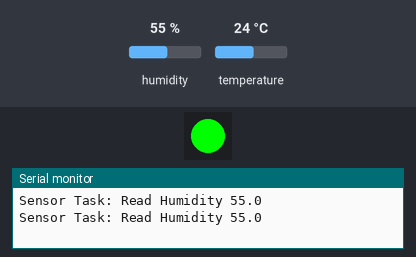
The sketch below on a simulated ESP32. On the bench: 1 RGB LEDs in strip order, left to right, the last lines printed to the serial monitor. The test bench sets the inputs (shaded band); at power-on: humidity 55 %, temperature 24 °C.

Above: at 1.2 s.
1.3 s: humidity set to 41 %
3.2 s: humidity set to 38 %
At 5.2 s:
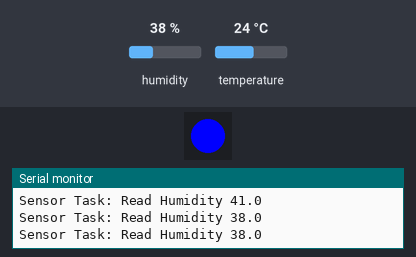
5.5 s: humidity set to 68 %
At 7.1 s:
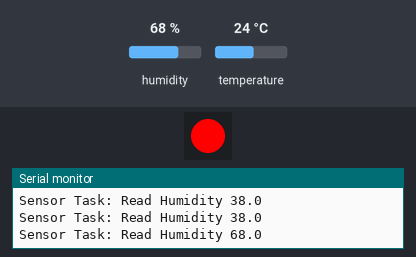
7.6 s: humidity set to 57 %
9.3 s: humidity set to 54 %
At 11.3 s:
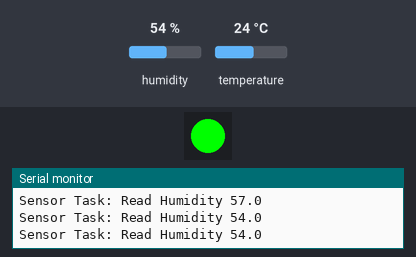
11.6 s: humidity set to 22 %
At 12.9 s:
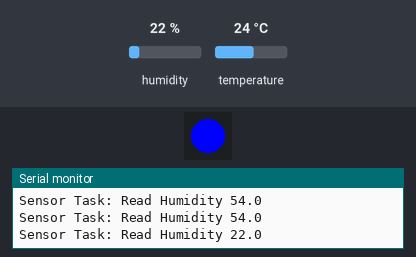
Timing chart, 0 to 14.6 s (numbered marks = the images above; inputs shaded):
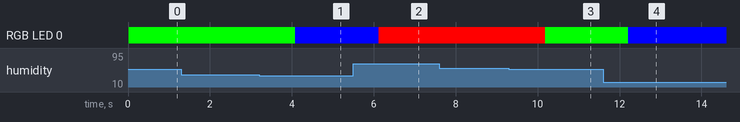

The sketch:

neo_change_with_humidity.ino
```cpp
#include <Arduino.h>
#include <DHT20.h>
#include <Adafruit_NeoPixel.h>

#define SDA_PIN GPIO_NUM_21
#define SCL_PIN GPIO_NUM_22
#define LED_PIN GPIO_NUM_0
#define NUM_LEDS 1

DHT20 DHT;
Adafruit_NeoPixel strip(NUM_LEDS, LED_PIN, NEO_GRB + NEO_KHZ800);

SemaphoreHandle_t humidityFlag;
float sharedHumidity = 0.0;

// Task 1: Read Temperature
void read_temp_task(void *pvParameters){
  while(1){
    DHT.read();
    sharedHumidity = DHT.getHumidity();

    Serial.print("Sensor Task: Read Humidity ");
    Serial.println(sharedHumidity, 1);

    // raise flag
    xSemaphoreGive(humidityFlag);

    vTaskDelay(pdMS_TO_TICKS(1000));
  }
}

// Task 2: Update Neo Led
void neo_update_task(void *pvParameters){
  strip.begin();
  strip.clear();
  strip.show();

  while(1){
    if (xSemaphoreTake(humidityFlag, portMAX_DELAY) == pdTRUE) { // wait for flag
      if (sharedHumidity < 40) {
        strip.setPixelColor(0, strip.Color(0, 0, 255)); // blue
      }
      else if (sharedHumidity >= 40 && sharedHumidity <= 55) {
        strip.setPixelColor(0, strip.Color(0, 255, 0)); // green
      }
      else {
        strip.setPixelColor(0, strip.Color(255, 0, 0)); // red
      }

      strip.show();
    }
  }
}

void setup() {
  Serial.begin(115200);
  Wire.begin(SDA_PIN, SCL_PIN);
  DHT.begin();

  humidityFlag = xSemaphoreCreateBinary();

  xTaskCreate(read_temp_task, "Sensor Task", 2048, NULL, 1, NULL);
  xTaskCreate(neo_update_task, "LED Task", 2048, NULL, 1, NULL);
}

void loop() {
}
```

Measured:
- the behaviour switches between 40 and 39 % on humidity (found by bisection; images 0 and 1)
- the behaviour switches between 56 and 55 % on humidity (found by bisection; images 2 and 3)
- after the input at 3.2 s, RGB LED 0: RGB(0, 255, 0) → RGB(0, 0, 255) after 0.88 s
- after the input at 5.5 s, RGB LED 0: RGB(0, 0, 255) → RGB(255, 0, 0) after 0.62 s
- after the input at 9.3 s, RGB LED 0: RGB(255, 0, 0) → RGB(0, 255, 0) after 0.88 s
- after the input at 11.6 s, RGB LED 0: RGB(0, 255, 0) → RGB(0, 0, 255) after 0.62 s
